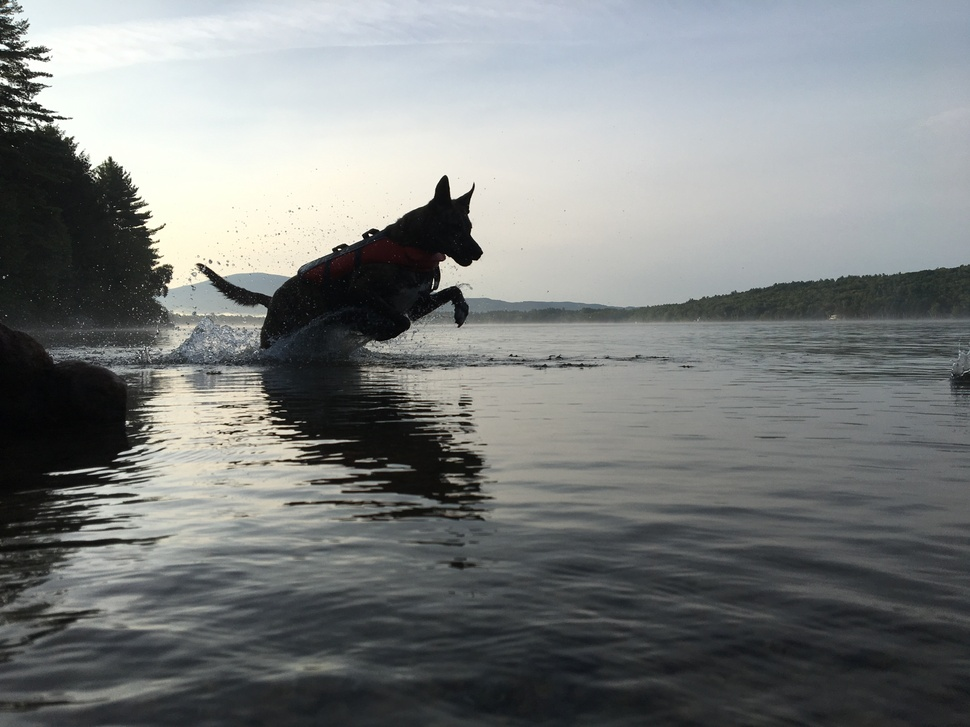
#> input picture #filterchallenge/image1.jpg, 970 x 727 px, shrunk from 4032 x 3024 before the run
$ python filterchallenge.py '#filterchallenge/image1.jpg'
#> lines starting #> are read from the running program, lines starting #| are printed output that depends on the picture
# https://stackoverflow.com/questions/138250/how-can-i-read-the-rgb-value-of-a-given-pixel-in-python
# https://docs.python.org/2/library/colorsys.html

from PIL import Image
import sys as s, colorsys as c

img = Image.open(s.argv[1])
#> img is the input picture: PIL image 970x727 RGB; mean R, G, B 123.8, 127.1, 126.8
[x, y] = img.size
#> x = 970; y = 727

pix = img.load()

for a in range(x):
	for b in range(y):

		rgb = pix[a, b]

		hsv = c.rgb_to_hsv(rgb[0], rgb[1], rgb[2])

		rgb = c.hsv_to_rgb(hsv[0] + 0.5 - int(hsv[0] / 1), hsv[1] + 0.3, hsv[2] * 1.5)

		pix[a, b] = (int(rgb[0]), int(rgb[1]), int(rgb[2]))

img.save('REVISED2.JPG')
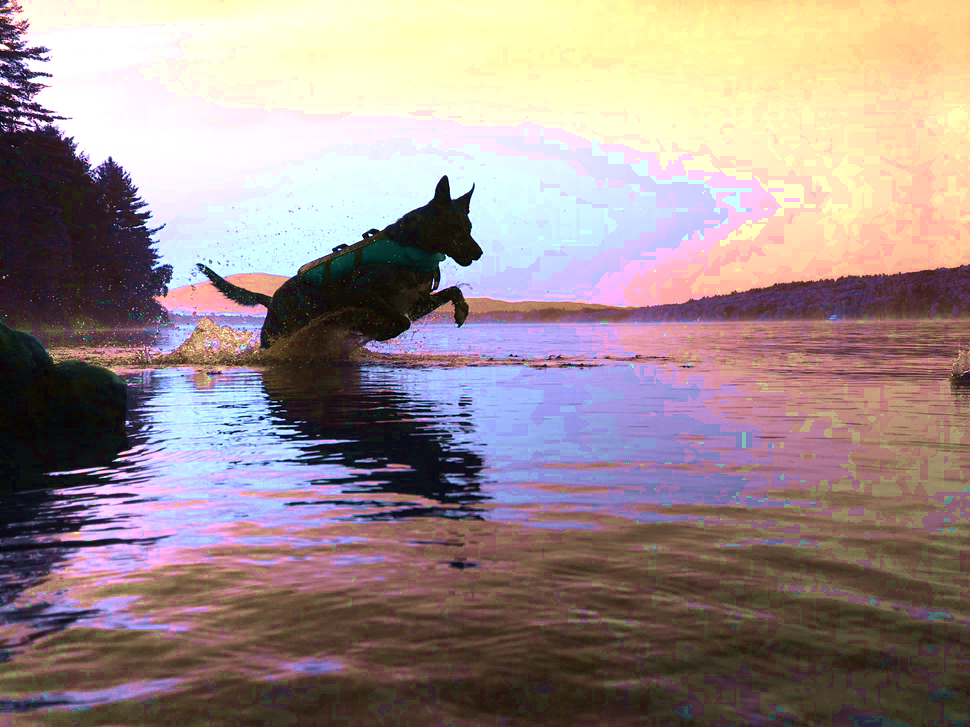
#> saved as REVISED2.JPG: PIL image 970x727 RGB; mean R, G, B 157.2, 140.3, 140.3

$ run again, on #filterchallenge/DOG.JPG
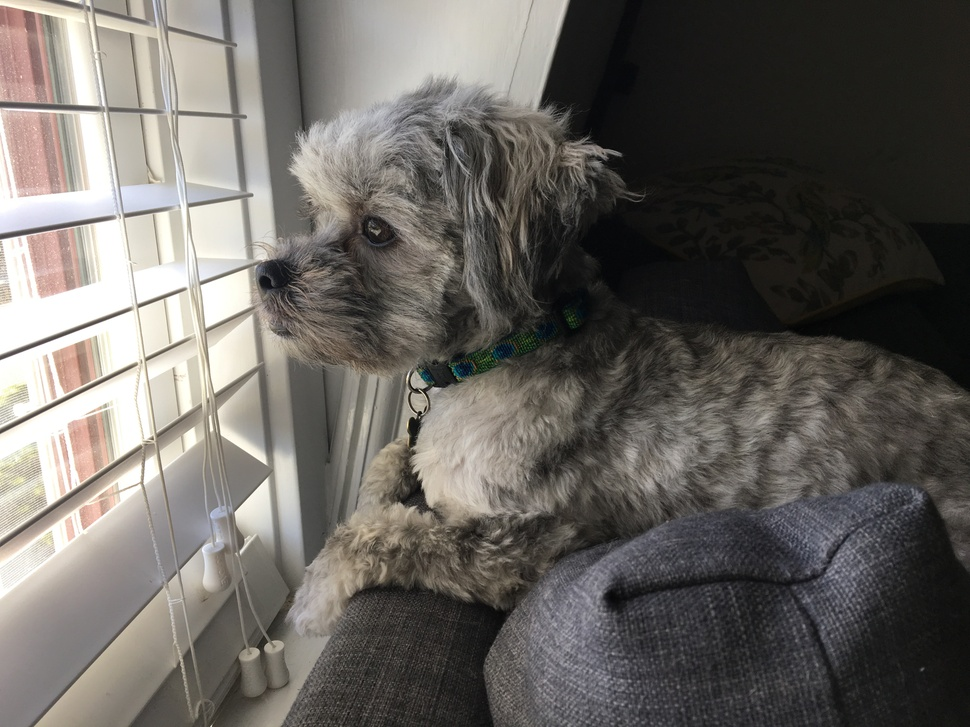
#> input picture #filterchallenge/DOG.JPG, 970 x 727 px, shrunk from 4032 x 3024 before the run
#> img is the input picture: PIL image 970x727 RGB; mean R, G, B 104.4, 100.8, 96.2
#> `img.save('REVISED2.JPG')`:
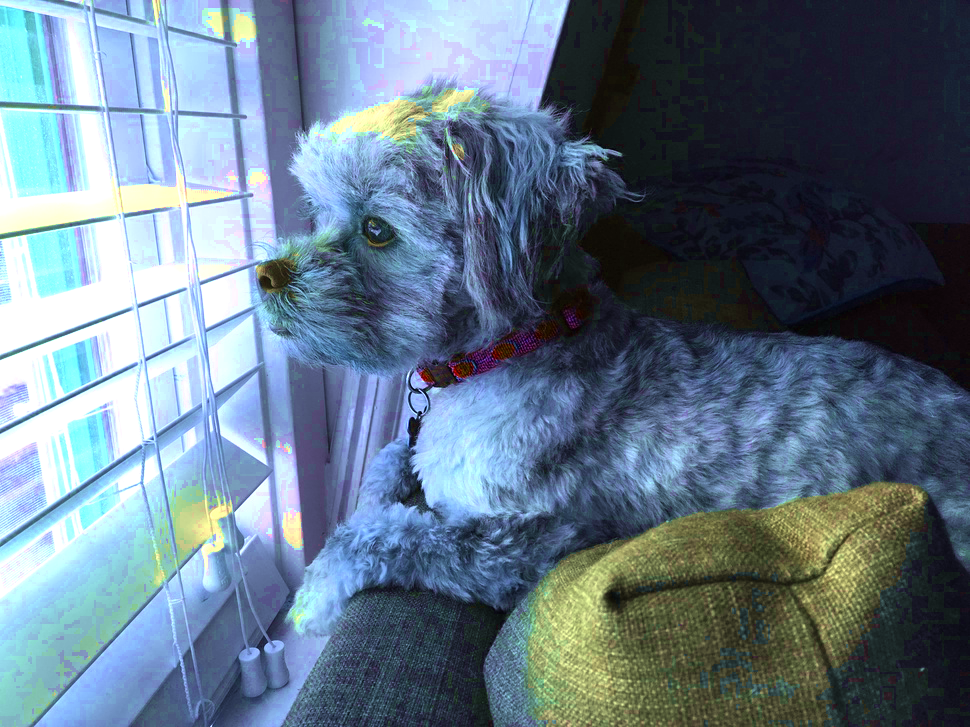
#> saved as REVISED2.JPG: PIL image 970x727 RGB; mean R, G, B 100.1, 119.9, 136.6
